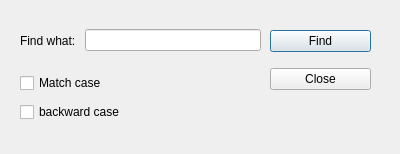
<?xml version="1.0" encoding="UTF-8"?>
<ui version="4.0">
 <class>FindDialog</class>
 <widget class="QDialog" name="FindDialog">
  <property name="geometry">
   <rect>
    <x>0</x>
    <y>0</y>
    <width>400</width>
    <height>154</height>
   </rect>
  </property>
  <property name="windowTitle">
   <string>Dialog</string>
  </property>
  <widget class="QWidget" name="horizontalLayoutWidget">
   <property name="geometry">
    <rect>
     <x>20</x>
     <y>20</y>
     <width>241</width>
     <height>41</height>
    </rect>
   </property>
   <layout class="QHBoxLayout" name="horizontalLayout">
    <item>
     <widget class="QLabel" name="label">
      <property name="text">
       <string>Find what: </string>
      </property>
     </widget>
    </item>
    <item>
     <widget class="QLineEdit" name="lineEdit"/>
    </item>
   </layout>
  </widget>
  <widget class="QWidget" name="verticalLayoutWidget">
   <property name="geometry">
    <rect>
     <x>20</x>
     <y>70</y>
     <width>160</width>
     <height>56</height>
    </rect>
   </property>
   <layout class="QVBoxLayout" name="verticalLayout">
    <item>
     <widget class="QCheckBox" name="caseCheckBox">
      <property name="text">
       <string>Match case</string>
      </property>
     </widget>
    </item>
    <item>
     <widget class="QCheckBox" name="backwardCheckBox">
      <property name="text">
       <string>backward case</string>
      </property>
     </widget>
    </item>
   </layout>
  </widget>
  <widget class="QWidget" name="verticalLayoutWidget_2">
   <property name="geometry">
    <rect>
     <x>270</x>
     <y>20</y>
     <width>101</width>
     <height>80</height>
    </rect>
   </property>
   <layout class="QVBoxLayout" name="verticalLayout_2">
    <item>
     <widget class="QPushButton" name="findButton">
      <property name="text">
       <string>Find</string>
      </property>
     </widget>
    </item>
    <item>
     <widget class="QPushButton" name="closeButton">
      <property name="text">
       <string>Close</string>
      </property>
     </widget>
    </item>
   </layout>
  </widget>
 </widget>
 <resources/>
 <connections/>
</ui>
